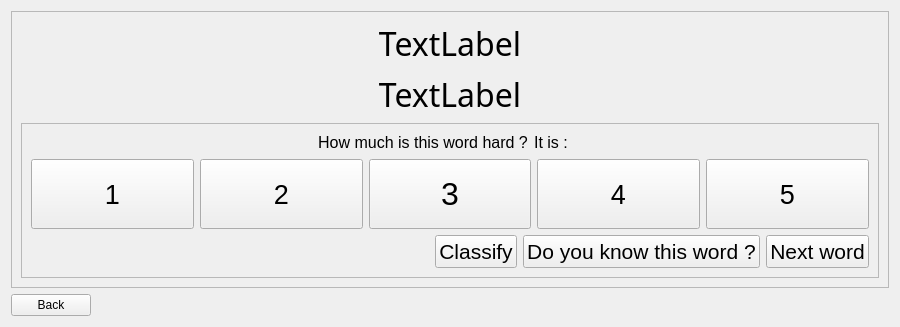
      <widget class="QWidget" name="front">
       <layout class="QGridLayout" name="gridLayout_26">
        <item row="0" column="0" colspan="2">
         <widget class="QFrame" name="frame_back_side">
          <property name="frameShape">
           <enum>QFrame::StyledPanel</enum>
          </property>
          <property name="frameShadow">
           <enum>QFrame::Raised</enum>
          </property>
          <layout class="QGridLayout" name="gridLayout_25">
           <item row="2" column="0">
            <widget class="QFrame" name="frame_for_values_words">
             <property name="frameShape">
              <enum>QFrame::StyledPanel</enum>
             </property>
             <property name="frameShadow">
              <enum>QFrame::Raised</enum>
             </property>
             <layout class="QGridLayout" name="gridLayout_24">
              <item row="0" column="0">
               <layout class="QVBoxLayout" name="verticalLayout_13">
                <item>
                 <layout class="QHBoxLayout" name="horizontalLayout_9">
                  <item>
                   <spacer name="horizontalSpacer_14">
                    <property name="orientation">
                     <enum>Qt::Horizontal</enum>
                    </property>
                    <property name="sizeHint" stdset="0">
                     <size>
                      <width>40</width>
                      <height>20</height>
                     </size>
                    </property>
                   </spacer>
                  </item>
                  <item>
                   <widget class="QLabel" name="label">
                    <property name="maximumSize">
                     <size>
                      <width>16777215</width>
                      <height>17</height>
                     </size>
                    </property>
                    <property name="font">
                     <font>
                      <pointsize>12</pointsize>
                     </font>
                    </property>
                    <property name="text">
                     <string>How much is this word hard ?</string>
                    </property>
                    <property name="alignment">
                     <set>Qt::AlignCenter</set>
                    </property>
                   </widget>
                  </item>
                  <item>
                   <widget class="QLabel" name="label_2">
                    <property name="maximumSize">
                     <size>
                      <width>16777215</width>
                      <height>17</height>
                     </size>
                    </property>
                    <property name="font">
                     <font>
                      <pointsize>12</pointsize>
                     </font>
                    </property>
                    <property name="text">
                     <string>It is :</string>
                    </property>
                    <property name="alignment">
                     <set>Qt::AlignCenter</set>
                    </property>
                   </widget>
                  </item>
                  <item>
                   <widget class="QLabel" name="the_hurd_is">
                    <property name="maximumSize">
                     <size>
                      <width>16777215</width>
                      <height>17</height>
                     </size>
                    </property>
                    <property name="font">
                     <font>
                      <pointsize>12</pointsize>
                     </font>
                    </property>
                    <property name="text">
                     <string/>
                    </property>
                    <property name="alignment">
                     <set>Qt::AlignCenter</set>
                    </property>
                   </widget>
                  </item>
                  <item>
                   <spacer name="horizontalSpacer_16">
                    <property name="orientation">
                     <enum>Qt::Horizontal</enum>
                    </property>
                    <property name="sizeHint" stdset="0">
                     <size>
                      <width>40</width>
                      <height>20</height>
                     </size>
                    </property>
                   </spacer>
                  </item>
                 </layout>
                </item>
                <item>
                 <layout class="QHBoxLayout" name="horizontalLayout_7">
                  <item>
                   <widget class="QPushButton" name="pushbuttonforvalues_2">
                    <property name="minimumSize">
                     <size>
                      <width>0</width>
                      <height>70</height>
                     </size>
                    </property>
                    <property name="font">
                     <font>
                      <pointsize>20</pointsize>
                     </font>
                    </property>
                    <property name="text">
                     <string>1</string>
                    </property>
                   </widget>
                  </item>
                  <item>
                   <widget class="QPushButton" name="pushbuttonforvalues_3">
                    <property name="minimumSize">
                     <size>
                      <width>0</width>
                      <height>70</height>
                     </size>
                    </property>
                    <property name="font">
                     <font>
                      <pointsize>20</pointsize>
                     </font>
                    </property>
                    <property name="text">
                     <string>2</string>
                    </property>
                   </widget>
                  </item>
                  <item>
                   <widget class="QPushButton" name="pushbuttonforvalues_4">
                    <property name="minimumSize">
                     <size>
                      <width>0</width>
                      <height>70</height>
                     </size>
                    </property>
                    <property name="font">
                     <font>
                      <pointsize>24</pointsize>
                     </font>
                    </property>
                    <property name="text">
                     <string>3</string>
                    </property>
                   </widget>
                  </item>
                  <item>
                   <widget class="QPushButton" name="pushbuttonforvalues_5">
                    <property name="minimumSize">
                     <size>
                      <width>0</width>
                      <height>70</height>
                     </size>
                    </property>
                    <property name="font">
                     <font>
                      <pointsize>20</pointsize>
                     </font>
                    </property>
                    <property name="text">
                     <string>4</string>
                    </property>
                   </widget>
                  </item>
                  <item>
                   <widget class="QPushButton" name="pushbuttonforvalues_6">
                    <property name="minimumSize">
                     <size>
                      <width>0</width>
                      <height>70</height>
                     </size>
                    </property>
                    <property name="font">
                     <font>
                      <pointsize>20</pointsize>
                     </font>
                    </property>
                    <property name="text">
                     <string>5</string>
                    </property>
                   </widget>
                  </item>
                 </layout>
                </item>
               </layout>
              </item>
              <item row="1" column="0">
               <layout class="QHBoxLayout" name="horizontalLayout_8">
                <item>
                 <spacer name="horizontalSpacer_15">
                  <property name="orientation">
                   <enum>Qt::Horizontal</enum>
                  </property>
                  <property name="sizeHint" stdset="0">
                   <size>
                    <width>118</width>
                    <height>20</height>
                   </size>
                  </property>
                 </spacer>
                </item>
                <item>
                 <widget class="QPushButton" name="nex_word_clas_2">
                  <property name="font">
                   <font>
                    <pointsize>16</pointsize>
                   </font>
                  </property>
                  <property name="text">
                   <string>Classify</string>
                  </property>
                 </widget>
                </item>
                <item>
                 <widget class="QPushButton" name="pushbuttonforvalues_1">
                  <property name="font">
                   <font>
                    <pointsize>16</pointsize>
                   </font>
                  </property>
                  <property name="text">
                   <string>Do you know this word ?</string>
                  </property>
                 </widget>
                </item>
                <item>
                 <widget class="QPushButton" name="nex_word_clas">
                  <property name="font">
                   <font>
                    <pointsize>16</pointsize>
                   </font>
                  </property>
                  <property name="text">
                   <string>Next word</string>
                  </property>
                 </widget>
                </item>
               </layout>
              </item>
             </layout>
            </widget>
           </item>
           <item row="0" column="0">
            <widget class="QLabel" name="known_words_eng">
             <property name="font">
              <font>
               <family>Arial AMU</family>
               <pointsize>24</pointsize>
              </font>
             </property>
             <property name="text">
              <string>TextLabel</string>
             </property>
             <property name="alignment">
              <set>Qt::AlignCenter</set>
             </property>
            </widget>
           </item>
           <item row="1" column="0">
            <widget class="QLabel" name="known_words_eng_2">
             <property name="font">
              <font>
               <family>Arial AMU</family>
               <pointsize>24</pointsize>
              </font>
             </property>
             <property name="text">
              <string>TextLabel</string>
             </property>
             <property name="alignment">
              <set>Qt::AlignCenter</set>
             </property>
            </widget>
           </item>
          </layout>
         </widget>
        </item>
        <item row="1" column="0">
         <widget class="QPushButton" name="backclass">
          <property name="minimumSize">
           <size>
            <width>53</width>
            <height>0</height>
           </size>
          </property>
          <property name="text">
           <string>Back</string>
          </property>
         </widget>
        </item>
        <item row="1" column="1">
         <spacer name="horizontalSpacer">
          <property name="orientation">
           <enum>Qt::Horizontal</enum>
          </property>
          <property name="sizeHint" stdset="0">
           <size>
            <width>792</width>
            <height>20</height>
           </size>
          </property>
         </spacer>
        </item>
       </layout>
      </widget>
